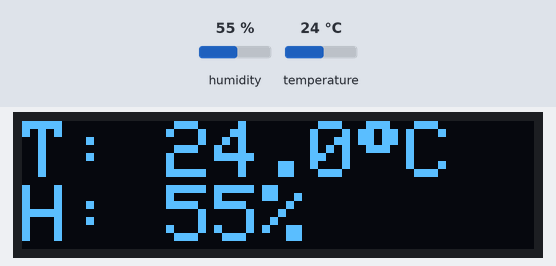
This sketch was run on a simulated Arduino Uno, built with avr-gcc and run on an emulated ATmega328P. On the bench: 128×32 one-colour display. The inputs (shaded band) are chosen by the test bench; at power-on: humidity 55 %, temperature 24 °C. The display library's start-up logo is not drawn.

Above: at 5.1 s.
5.2 s: humidity set to 22 %
At 7.1 s:
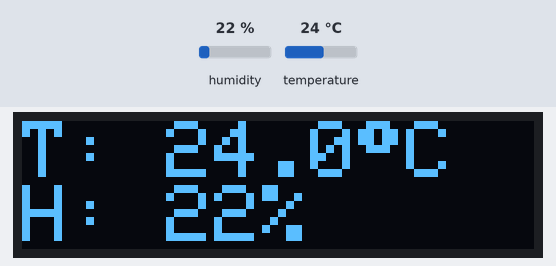
7.5 s: temperature set to 12 °C
At 9.2 s:
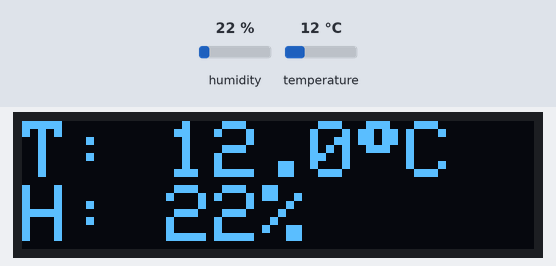
9.5 s: humidity set to 40 %
At 10.4 s:
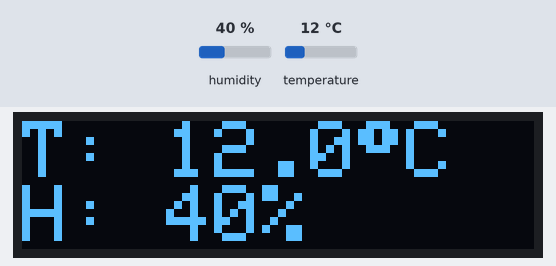
11.6 s: temperature set to 19 °C
At 12.7 s:
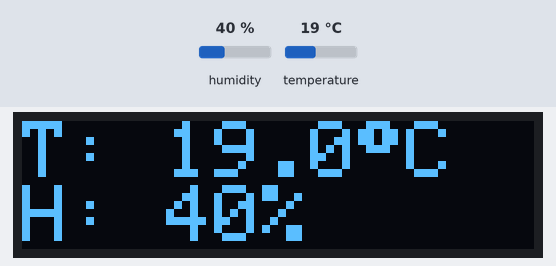
Timing chart, 0 to 14.6 s (numbered marks = the images above; inputs shaded):
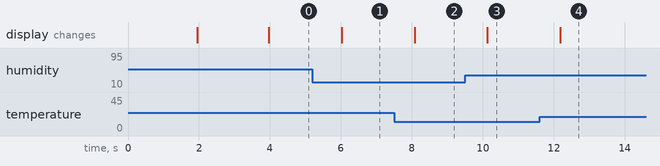

Measured:
- after the input at 5.2 s, the display: changes after 0.83 s (image 1)
- after the input at 7.5 s, the display: changes after 0.58 s (image 2)
- after the input at 9.5 s, the display: changes after 0.63 s (image 3)
- after the input at 11.6 s, the display: changes after 0.58 s (image 4)

The sketch:

dht11oled.ino
```cpp
#define BLYNK_TEMPLATE_ID "TMPL6UaWS86n7"
#define BLYNK_TEMPLATE_NAME "DHT"

#define BLYNK_FIRMWARE_VERSION        "0.1.0"
#define BLYNK_PRINT Serial
#define APP_DEBUG
#define USE_NODE_MCU_BOARD
#include "BlynkEdgent.h"

#include "DHTesp.h"
#include <Wire.h>
#include <Adafruit_GFX.h>
#include <Adafruit_SSD1306.h>

#define SCREEN_WIDTH 128 // OLED display width, in pixels
#define SCREEN_HEIGHT 32 // OLED display height, in pixels
#define OLED_RESET     -1 // Reset pin # (or -1 if sharing Arduino reset pin)
#define SCREEN_ADDRESS 0x3C ///< See datasheet for Address; 0x3D for 128x64, 0x3C for 128x32
Adafruit_SSD1306 display(SCREEN_WIDTH, SCREEN_HEIGHT, &Wire, OLED_RESET);
DHTesp dht;
unsigned long timeShowOled=millis();
float temperature, humidity;
BlynkTimer timer;
WidgetLED LEDCONNECT (V0);
#define   NHIETDO     V1
#define   DOAM        V2

void setup()
{
  Serial.begin(115200);
  delay(100);
  BlynkEdgent.begin();

  if(!display.begin(SSD1306_SWITCHCAPVCC, SCREEN_ADDRESS)) {
    Serial.println(F("SSD1306 allocation failed"));
    for(;;); // Don't proceed, loop forever
  }
  display.display();
  delay(2000); // Pause for 2 seconds
  dht.setup(16, DHTesp::DHT11);
  timer.setInterval(1000L,updateBlynk);
}

void loop() {
  BlynkEdgent.run();
  timer.run();
  if(millis()-timeShowOled>dht.getMinimumSamplingPeriod()){
    float t = dht.getTemperature();
    float h = dht.getHumidity();
    if(dht.getStatusString()=="OK"){
      temperature=t;
      humidity=h;
      showOled(temperature, humidity);
    }
    timeShowOled=millis();
  }
}
void updateBlynk(){
  if(LEDCONNECT.getValue())LEDCONNECT.off();
  else LEDCONNECT.on();
  Blynk.virtualWrite(NHIETDO,temperature);
  Blynk.virtualWrite(DOAM,humidity);
}
void showOled(float t, float h){
  display.clearDisplay();
  display.setTextSize(2);                     // Normal 1:2 pixel scale
  display.setTextColor(SSD1306_WHITE);        // Draw white text
  display.setCursor(0,0);                     // Start at top-left corner
  display.print("T: ");
  display.print(t,1);
  display.print((char)247);
  display.println("C");
  display.print("H: ");
  display.print(h,0);
  display.println("%");
  display.display();
}
```
